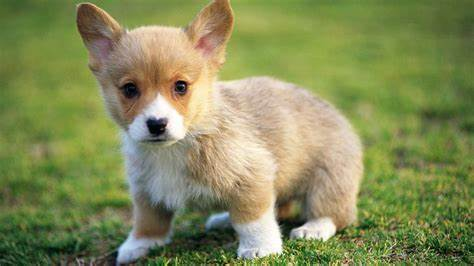
#> input picture img4.jpg, 474 x 266 px, found by its file name
$ python ContourProp.py
#> lines starting #> are read from the running program, lines starting #| are printed output that depends on the picture; after the words box and inside, x2 and y2 are one past the last pixel; in counts of white or black regions, pixels touching at a corner belong together
import cv2
import numpy as np
from matplotlib import pyplot as plt

# Read the image
img = cv2.imread("C:\\VSCode\\Images\\img4.jpg")
#> img is the input picture: shape (266, 474, 3); mean B, G, R 88.9, 139.8, 132.7
img = cv2.resize(img, (600, 700))
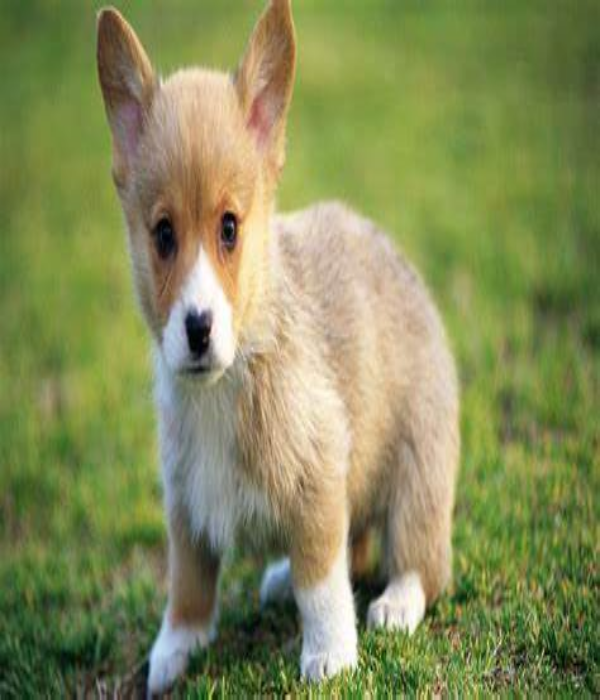
#> img: shape (700, 600, 3); mean B, G, R 88.8, 139.7, 132.6

# Convert to grayscale
img1 = cv2.cvtColor(img, cv2.COLOR_BGR2GRAY)
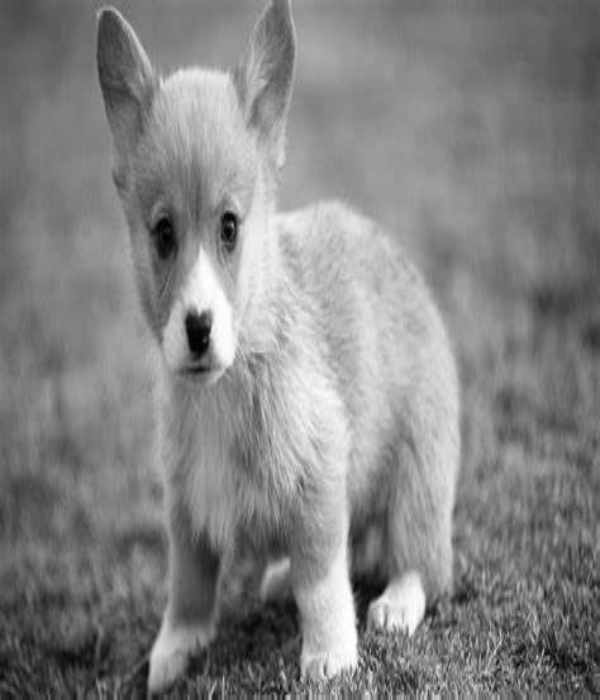
#> img1: shape (700, 600); min 1, max 254, mean 131.8

# Apply threshold
ret, thresh = cv2.threshold(img1, 220, 255, cv2.THRESH_BINARY_INV)
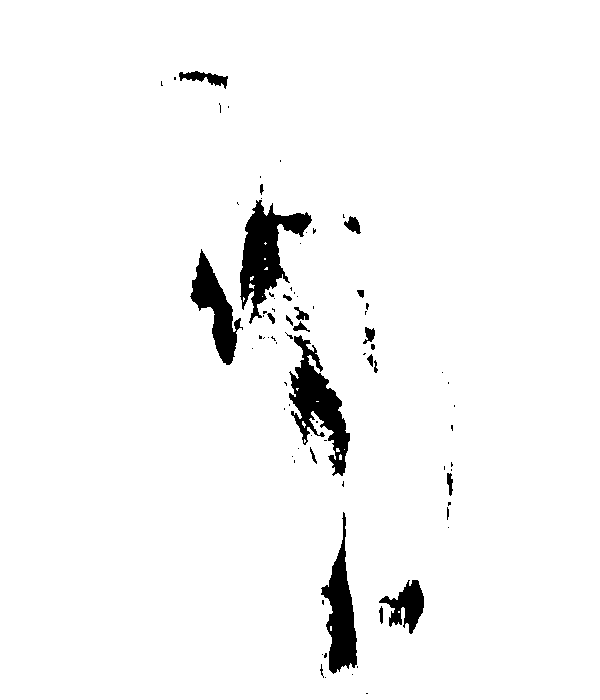
#> thresh: shape (700, 600); 96.5% white; 80 black regions (57 under 20 px)

# Find contours
cnts, hier = cv2.findContours(thresh, cv2.RETR_TREE, cv2.CHAIN_APPROX_SIMPLE)
#> cnts = 103 contours, 76 with area under 20; largest, box (x1, y1, x2, y2) and area: (0, 0, 600, 700) 418701, (239, 199, 313, 325) 3913, (288, 334, 351, 477) 3808, (320, 511, 358, 675) 2890, (189, 248, 244, 366) 2490

area1 = []
for c in cnts:
    M = cv2.moments(c)
    if M["m00"] != 0:
        cX = int(M["m10"] / M["m00"])
        cY = int(M["m01"] / M["m00"])
        area = cv2.contourArea(c)
        area1.append(area)

        if area < 10000:
            epsilon = 0.01 * cv2.arcLength(c, True)  # Arc length (perimeter) of the contour
            data = cv2.approxPolyDP(c, epsilon, True)

            hull = cv2.convexHull(data)

            x, y, w, h = cv2.boundingRect(hull)
            img = cv2.rectangle(img, (x, y), (x + w, y + h), (125, 10, 20), 5)

        # Draw the contour and center of the shape on the image
        cv2.drawContours(img, [c], -1, (50, 100, 50), 2)
        cv2.circle(img, (cX, cY), 7, (255, 255, 255), -1)
        cv2.putText(img, "center", (cX - 20, cY - 20),
                    cv2.FONT_HERSHEY_SIMPLEX, 0.5, (255, 255, 255), 2)
#> this loop made 103 passes
#> (cX, cY, area, epsilon, x, y, w, h) on passes 7, 10, 12, 15, 17, 20, 27, 38, 39, 42, 48, 57: (321, 669, 30, 0.301, 319, 663, 5, 14), (380, 614, 68, 0.421, 378, 605, 6, 20), (406, 605, 1286, 2.68, 378, 579, 47, 56), (340, 612, 2890, 4.08, 320, 511, 38, 164), (447, 512, 34, 0.305, 446, 506, 4, 15), (449, 482, 116, 0.586, 446, 472, 8, 25), (312, 455, 57, 0.426, 309, 446, 9, 19), (375, 366, 44.5, 0.344, 373, 359, 6, 15), (370, 359, 59, 0.338, 366, 353, 8, 15), (372, 346, 28.5, 0.199, 370, 343, 6, 8), (318, 405, 3808, 7.19, 288, 335, 63, 142), (289, 336, 23, 0.213, 286, 333, 8, 7)
#> (c, cX, cY, area) on pass 1: ([[0, 0], [0, 699], [599, 699], [599, 0]], 299, 349, 418701)
#> pass 2, `img = cv2.rectangle(img, (x, y), (x + w, y + h), (125, 10, 20), 5)`:
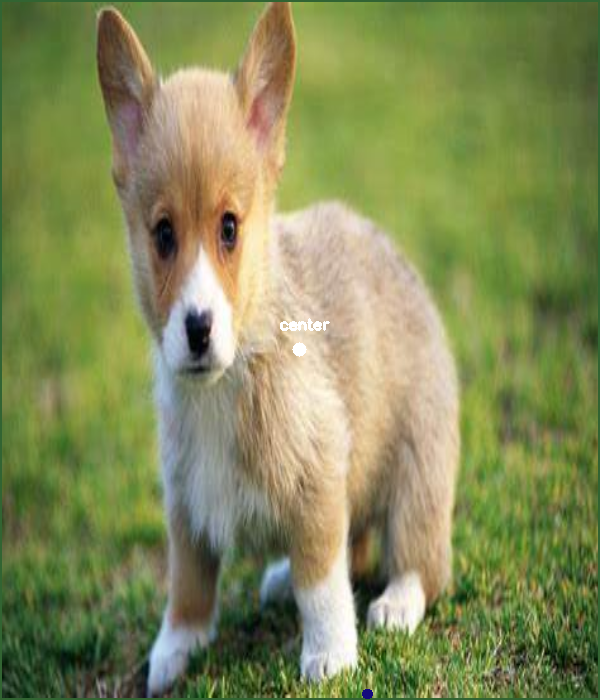
#> img: shape (700, 600, 3); 1.37% of pixels changed, all inside (x1, y1, x2, y2) = (0, 0, 600, 700)
#> pass 3, `img = cv2.rectangle(img, (x, y), (x + w, y + h), (125, 10, 20), 5)`:
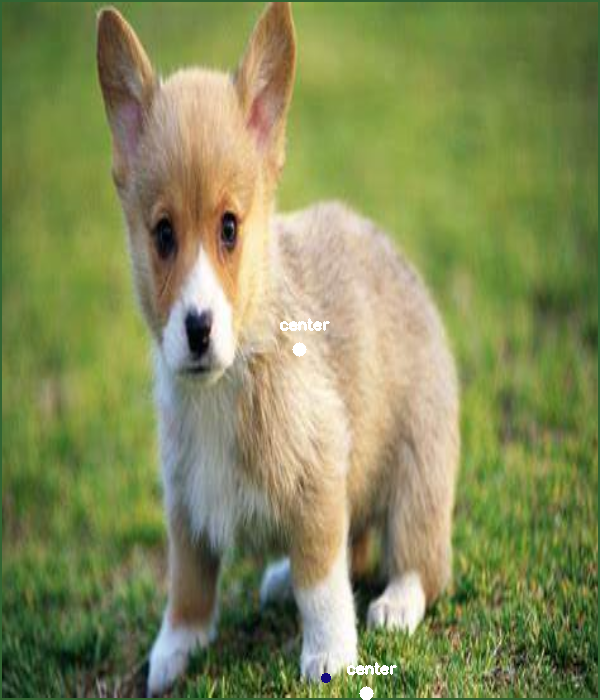
#> img: shape (700, 600, 3); 0.13% of pixels changed, all inside (x1, y1, x2, y2) = (321, 662, 397, 700)
#> after the loop:
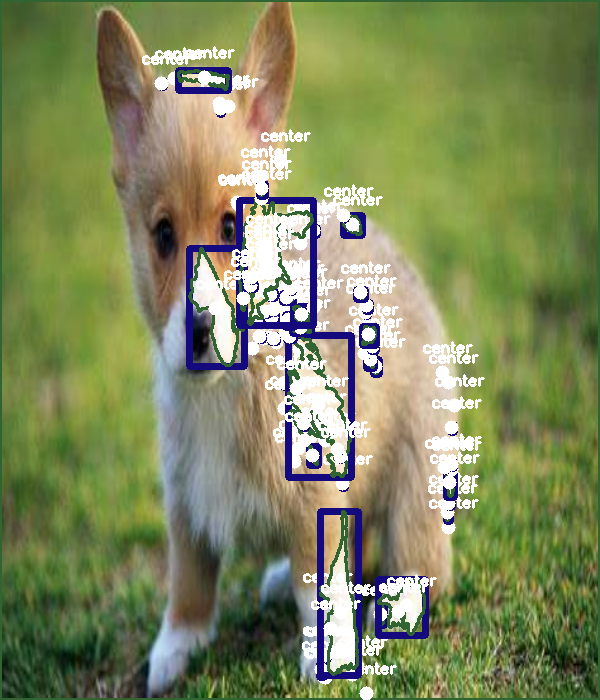
#> img: shape (700, 600, 3); 10.89% of pixels changed, all inside (x1, y1, x2, y2) = (142, 46, 485, 685)

# Plot the images
titles = ["Original Image", "Grayscale Image", "Threshold Image"]
images = [img, img1, thresh]
for i in range(3):
    plt.subplot(1, 3, i + 1)
    plt.imshow(images[i], "gray")
    plt.title(titles[i])
    plt.xticks([]), plt.yticks([])
plt.show()
#> figure, not shown here; B, G, R data is drawn as R, G, B

cv2.waitKey(0)
cv2.destroyAllWindows()

$ run again, with img0.jpg copied over img4.jpg
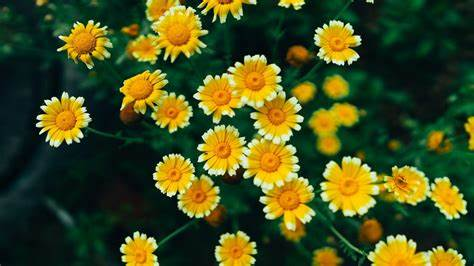
#> input picture img0.jpg, 474 x 266 px, found by its file name
#> img is the input picture: shape (266, 474, 3); mean B, G, R 30.2, 78.6, 68.6
#> `ret, thresh = cv2.threshold(img1, 220, 255, cv2.THRESH_BINARY_INV)`:
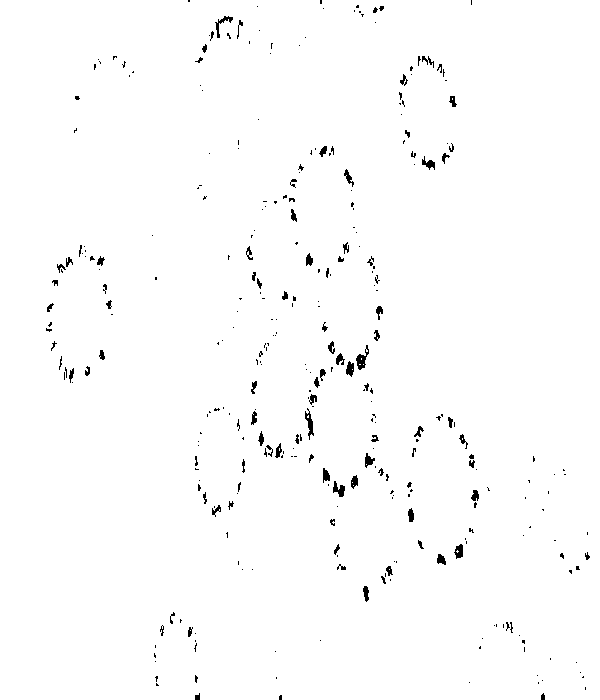
#> thresh: shape (700, 600); 98.8% white; 325 black regions (238 under 20 px)
#> cnts = 372 contours, 253 with area under 20; largest, box (x1, y1, x2, y2) and area: (0, 0, 600, 700) 418598, (355, 344, 370, 371) 176, (304, 410, 315, 441) 155, (214, 15, 234, 39) 141, (332, 480, 346, 498) 132
#> the loop `for c in cnts:` made 372 passes
#> (cX, cY, area, epsilon, x, y, w, h) on passes 11, 21, 30, 32, 37, 38, 40, 42: (195, 678, 24, 0.213, 194, 674, 5, 10), (195, 646, 20, 0.233, 193, 642, 5, 11), (189, 631, 42, 0.273, 187, 626, 6, 12), (161, 630, 37.5, 0.384, 159, 625, 6, 12), (511, 626, 29, 0.301, 509, 621, 5, 13), (507, 624, 22, 0.213, 505, 621, 6, 9), (170, 620, 22.5, 0.219, 169, 615, 5, 10), (365, 592, 83, 0.418, 362, 585, 8, 18)
#> after the loop `for c in cnts:`:
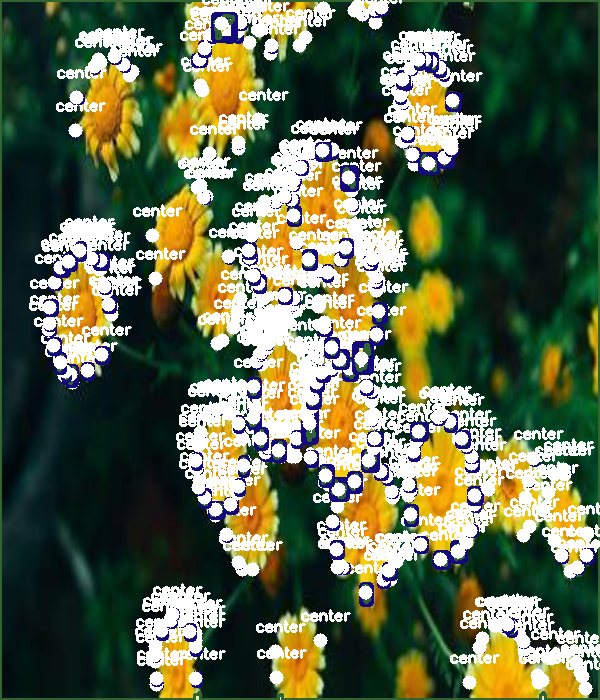
#> img: shape (700, 600, 3); mean B, G, R 79.9, 105.8, 95.8

$ run again, with img1.jpg copied over img4.jpg
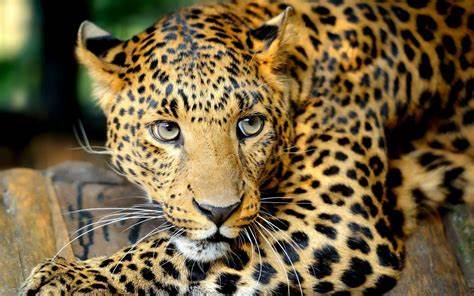
#> input picture img1.jpg, 474 x 296 px, found by its file name
#> img is the input picture: shape (296, 474, 3); mean B, G, R 64.3, 96.2, 114
#> `ret, thresh = cv2.threshold(img1, 220, 255, cv2.THRESH_BINARY_INV)`:
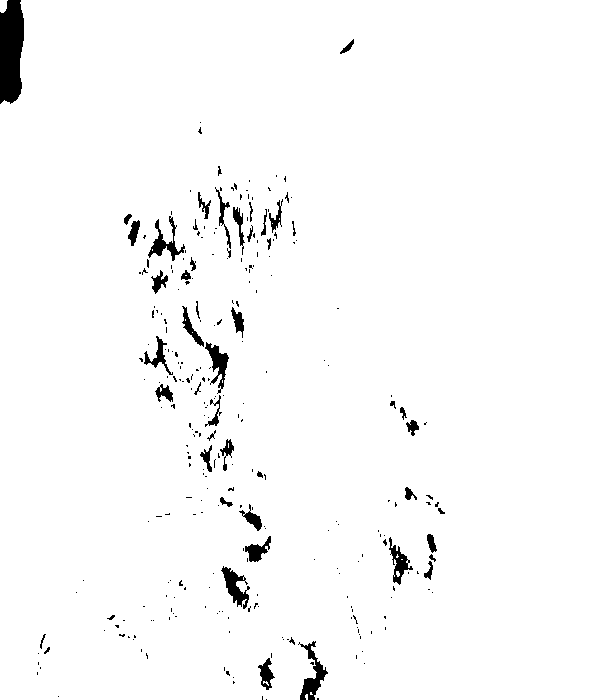
#> thresh: shape (700, 600); 97.6% white; 282 black regions (231 under 20 px)
#> cnts = 333 contours, 267 with area under 20; largest, box (x1, y1, x2, y2) and area: (0, 0, 600, 700) 415786, (147, 215, 186, 262) 596, (220, 565, 250, 610) 594, (204, 341, 230, 390) 545, (388, 536, 414, 586) 498
#> the loop `for c in cnts:` made 333 passes
#> (cX, cY, area, epsilon, x, y, w, h) on passes 14, 22, 28, 35, 53, 81: (265, 674, 316, 0.977, 257, 657, 19, 34), (46, 650, 28.5, 0.236, 43, 646, 8, 9), (291, 640, 29, 0.258, 288, 636, 8, 10), (41, 640, 43.5, 0.384, 39, 633, 8, 17), (110, 617, 28.5, 0.236, 106, 614, 10, 7), (180, 583, 23, 0.213, 178, 579, 6, 8)
#> after the loop `for c in cnts:`:
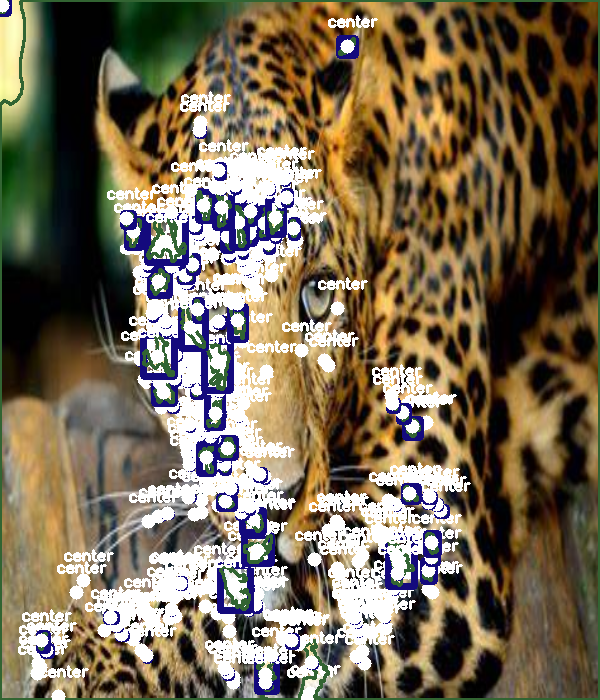
#> img: shape (700, 600, 3); mean B, G, R 85.8, 107.3, 119.9

$ run again, with img2.jpg copied over img4.jpg
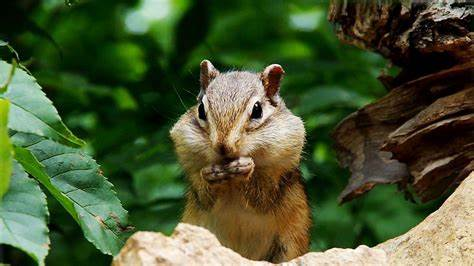
#> input picture img2.jpg, 474 x 266 px, found by its file name
#> img is the input picture: shape (266, 474, 3); mean B, G, R 50, 86.4, 72.7
#> `ret, thresh = cv2.threshold(img1, 220, 255, cv2.THRESH_BINARY_INV)`:
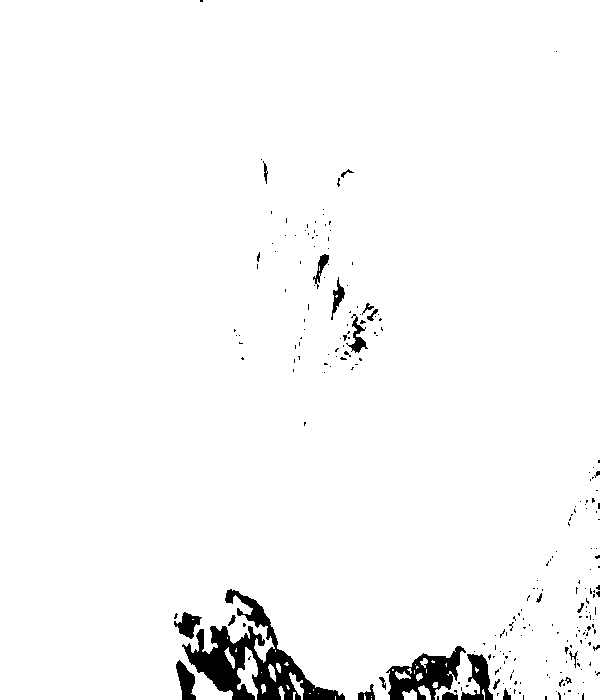
#> thresh: shape (700, 600); 97.2% white; 231 black regions (207 under 20 px)
#> cnts = 270 contours, 233 with area under 20; largest, box (x1, y1, x2, y2) and area: (0, 0, 600, 700) 407178, (237, 647, 258, 700) 508, (173, 611, 203, 640) 428, (347, 315, 369, 354) 320, (330, 276, 346, 321) 267
#> the loop `for c in cnts:` made 270 passes
#> (cX, cY, area, epsilon, x, y, w, h) on passes 9, 11, 12, 14, 15, 16, 17, 19: (409, 694, 97.5, 0.456, 402, 689, 15, 11), (281, 692, 39.5, 0.327, 278, 686, 7, 14), (424, 691, 89, 0.45, 418, 685, 13, 15), (263, 687, 25.5, 0.231, 261, 684, 5, 10), (434, 684, 20, 0.177, 432, 682, 6, 6), (418, 676, 28.5, 0.219, 416, 673, 7, 8), (296, 684, 123.5, 0.794, 289, 672, 15, 28), (401, 675, 57, 0.443, 395, 671, 16, 9)
#> after the loop `for c in cnts:`:
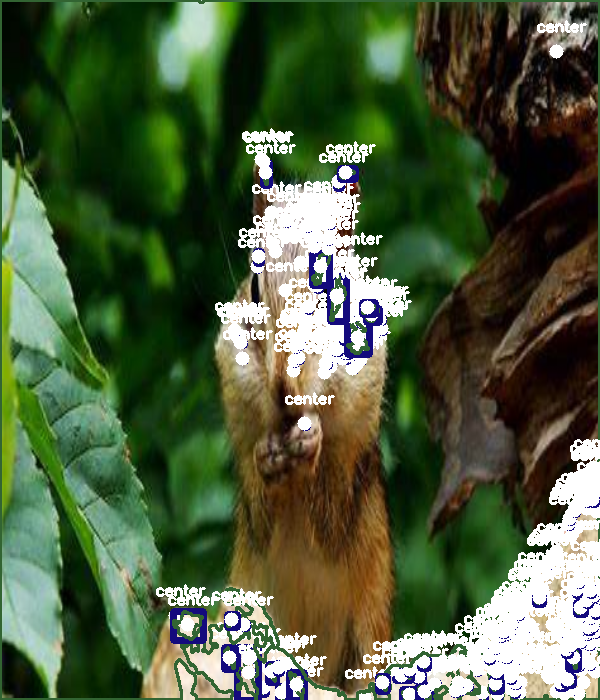
#> img: shape (700, 600, 3); mean B, G, R 62.6, 94, 78.3
